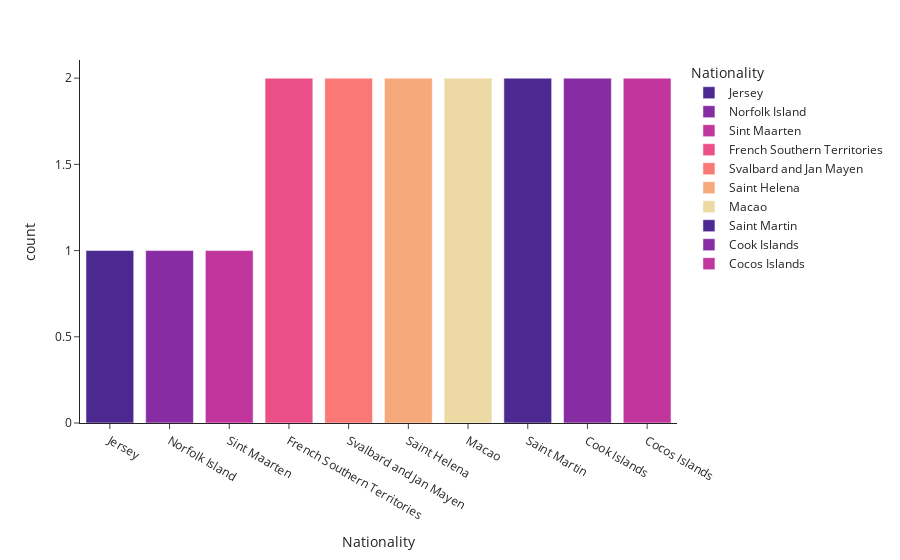

Source (notebook cell):
### Code cell
# Let's visualise top 10 Nationalities 
px.bar(top10_countries_low, x='Nationality', y = 'count',color='Nationality',color_discrete_sequence=px.colors.sequential.Agsunset  ,template = 'simple_white')

### Figure 1 — Plotly figure (JSON) as saved in the notebook; plotly's stock layout.template omitted (floating-point values rounded to 4 significant figures)
{"data": [{"alignmentgroup": "True", "hovertemplate": "Nationality=%{x}<br>count=%{y}<extra></extra>", "legendgroup": "Jersey", "marker": {"color": "rgb(75, 41, 145)", "pattern": {"shape": ""}}, "name": "Jersey", "offsetgroup": "Jersey", "orientation": "v", "showlegend": true, "textposition": "auto", "type": "bar", "x": ["Jersey"], "xaxis": "x", "y": [1], "yaxis": "y"}, {"alignmentgroup": "True", "hovertemplate": "Nationality=%{x}<br>count=%{y}<extra></extra>", "legendgroup": "Norfolk Island", "marker": {"color": "rgb(135, 44, 162)", "pattern": {"shape": ""}}, "name": "Norfolk Island", "offsetgroup": "Norfolk Island", "orientation": "v", "showlegend": true, "textposition": "auto", "type": "bar", "x": ["Norfolk Island"], "xaxis": "x", "y": [1], "yaxis": "y"}, {"alignmentgroup": "True", "hovertemplate": "Nationality=%{x}<br>count=%{y}<extra></extra>", "legendgroup": "Sint Maarten", "marker": {"color": "rgb(192, 54, 157)", "pattern": {"shape": ""}}, "name": "Sint Maarten", "offsetgroup": "Sint Maarten", "orientation": "v", "showlegend": true, "textposition": "auto", "type": "bar", "x": ["Sint Maarten"], "xaxis": "x", "y": [1], "yaxis": "y"}, {"alignmentgroup": "True", "hovertemplate": "Nationality=%{x}<br>count=%{y}<extra></extra>", "legendgroup": "French Southern Territories", "marker": {"color": "rgb(234, 79, 136)", "pattern": {"shape": ""}}, "name": "French Southern Territories", "offsetgroup": "French Southern Territories", "orientation": "v", "showlegend": true, "textposition": "auto", "type": "bar", "x": ["French Southern Territories"], "xaxis": "x", "y": [2], "yaxis": "y"}, {"alignmentgroup": "True", "hovertemplate": "Nationality=%{x}<br>count=%{y}<extra></extra>", "legendgroup": "Svalbard and Jan Mayen", "marker": {"color": "rgb(250, 120, 118)", "pattern": {"shape": ""}}, "name": "Svalbard and Jan Mayen", "offsetgroup": "Svalbard and Jan Mayen", "orientation": "v", "showlegend": true, "textposition": "auto", "type": "bar", "x": ["Svalbard and Jan Mayen"], "xaxis": "x", "y": [2], "yaxis": "y"}, {"alignmentgroup": "True", "hovertemplate": "Nationality=%{x}<br>count=%{y}<extra></extra>", "legendgroup": "Saint Helena", "marker": {"color": "rgb(246, 169, 122)", "pattern": {"shape": ""}}, "name": "Saint Helena", "offsetgroup": "Saint Helena", "orientation": "v", "showlegend": true, "textposition": "auto", "type": "bar", "x": ["Saint Helena"], "xaxis": "x", "y": [2], "yaxis": "y"}, {"alignmentgroup": "True", "hovertemplate": "Nationality=%{x}<br>count=%{y}<extra></extra>", "legendgroup": "Macao", "marker": {"color": "rgb(237, 217, 163)", "pattern": {"shape": ""}}, "name": "Macao", "offsetgroup": "Macao", "orientation": "v", "showlegend": true, "textposition": "auto", "type": "bar", "x": ["Macao"], "xaxis": "x", "y": [2], "yaxis": "y"}, {"alignmentgroup": "True", "hovertemplate": "Nationality=%{x}<br>count=%{y}<extra></extra>", "legendgroup": "Saint Martin", "marker": {"color": "rgb(75, 41, 145)", "pattern": {"shape": ""}}, "name": "Saint Martin", "offsetgroup": "Saint Martin", "orientation": "v", "showlegend": true, "textposition": "auto", "type": "bar", "x": ["Saint Martin"], "xaxis": "x", "y": [2], "yaxis": "y"}, {"alignmentgroup": "True", "hovertemplate": "Nationality=%{x}<br>count=%{y}<extra></extra>", "legendgroup": "Cook Islands", "marker": {"color": "rgb(135, 44, 162)", "pattern": {"shape": ""}}, "name": "Cook Islands", "offsetgroup": "Cook Islands", "orientation": "v", "showlegend": true, "textposition": "auto", "type": "bar", "x": ["Cook Islands"], "xaxis": "x", "y": [2], "yaxis": "y"}, {"alignmentgroup": "True", "hovertemplate": "Nationality=%{x}<br>count=%{y}<extra></extra>", "legendgroup": "Cocos Islands", "marker": {"color": "rgb(192, 54, 157)", "pattern": {"shape": ""}}, "name": "Cocos Islands", "offsetgroup": "Cocos Islands", "orientation": "v", "showlegend": true, "textposition": "auto", "type": "bar", "x": ["Cocos Islands"], "xaxis": "x", "y": [2], "yaxis": "y"}], "layout": {"autosize": true, "barmode": "relative", "legend": {"title": {"text": "Nationality"}, "tracegroupgap": 0}, "margin": {"t": 60}, "xaxis": {"anchor": "y", "autorange": true, "categoryarray": ["Jersey", "Norfolk Island", "Sint Maarten", "French Southern Territories", "Svalbard and Jan Mayen", "Saint Helena", "Macao", "Saint Martin", "Cook Islands", "Cocos Islands"], "categoryorder": "array", "domain": [0, 1], "range": [-0.5, 9.5], "title": {"text": "Nationality"}, "type": "category"}, "yaxis": {"anchor": "x", "autorange": true, "domain": [0, 1], "range": [0, 2.105], "title": {"text": "count"}, "type": "linear"}}}
